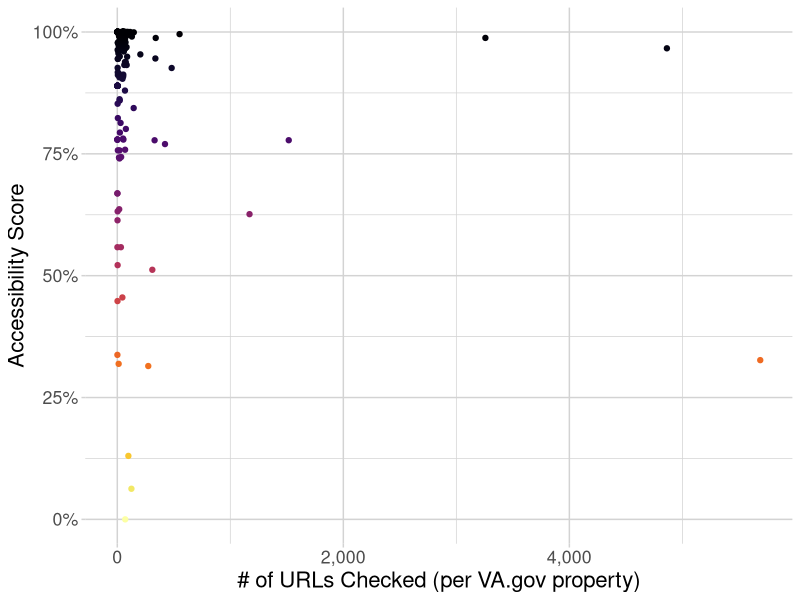

This figure's R source:
## ---- chunk 1
library(ggplot2)
library(scales)
library(viridis)

dat <- read.csv("data/raw/Accessibility Crawl of VA.gov Sub-domains - Tuesday, 10am.csv")

dat <- dat[dat$Checked.URLs > 0, ]
dat$Accessibility.Score <- as.numeric(gsub("\\%", "", dat$Accessibility.Score)) / 100
## ---- chunk 2
ggplot(dat, aes(x = Checked.URLs, y = Accessibility.Score, 
                color = Accessibility.Score)) + 
    geom_point() + 
    scale_y_continuous(labels = percent_format()) + 
    scale_x_continuous(labels = comma_format()) + 
    scale_color_viridis(option = "B", direction = -1) + 
    xlab("# of URLs Checked (per VA.gov property)") +
    ylab("Accessibility Score") +
    theme(panel.background = element_blank(), 
          axis.ticks = element_line(color = "light gray"),
          panel.grid = element_line(color = "light gray"),
          legend.position = "none", text = element_text(size = 16))
